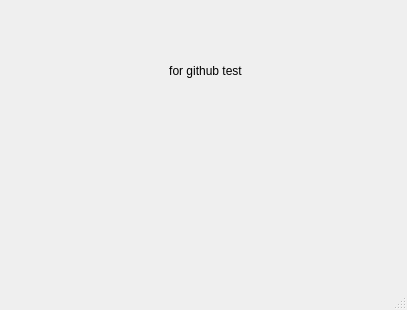
<?xml version="1.0" encoding="UTF-8"?>
<ui version="4.0">
 <class>MainWindow</class>
 <widget class="QMainWindow" name="MainWindow">
  <property name="geometry">
   <rect>
    <x>0</x>
    <y>0</y>
    <width>407</width>
    <height>310</height>
   </rect>
  </property>
  <property name="windowTitle">
   <string>MainWindow</string>
  </property>
  <widget class="QWidget" name="centralWidget">
   <widget class="QLabel" name="label">
    <property name="geometry">
     <rect>
      <x>130</x>
      <y>40</y>
      <width>151</width>
      <height>61</height>
     </rect>
    </property>
    <property name="layoutDirection">
     <enum>Qt::LeftToRight</enum>
    </property>
    <property name="text">
     <string>for github test</string>
    </property>
    <property name="alignment">
     <set>Qt::AlignCenter</set>
    </property>
   </widget>
  </widget>
  <widget class="QStatusBar" name="statusBar"/>
 </widget>
 <layoutdefault spacing="6" margin="11"/>
 <resources/>
 <connections/>
</ui>
